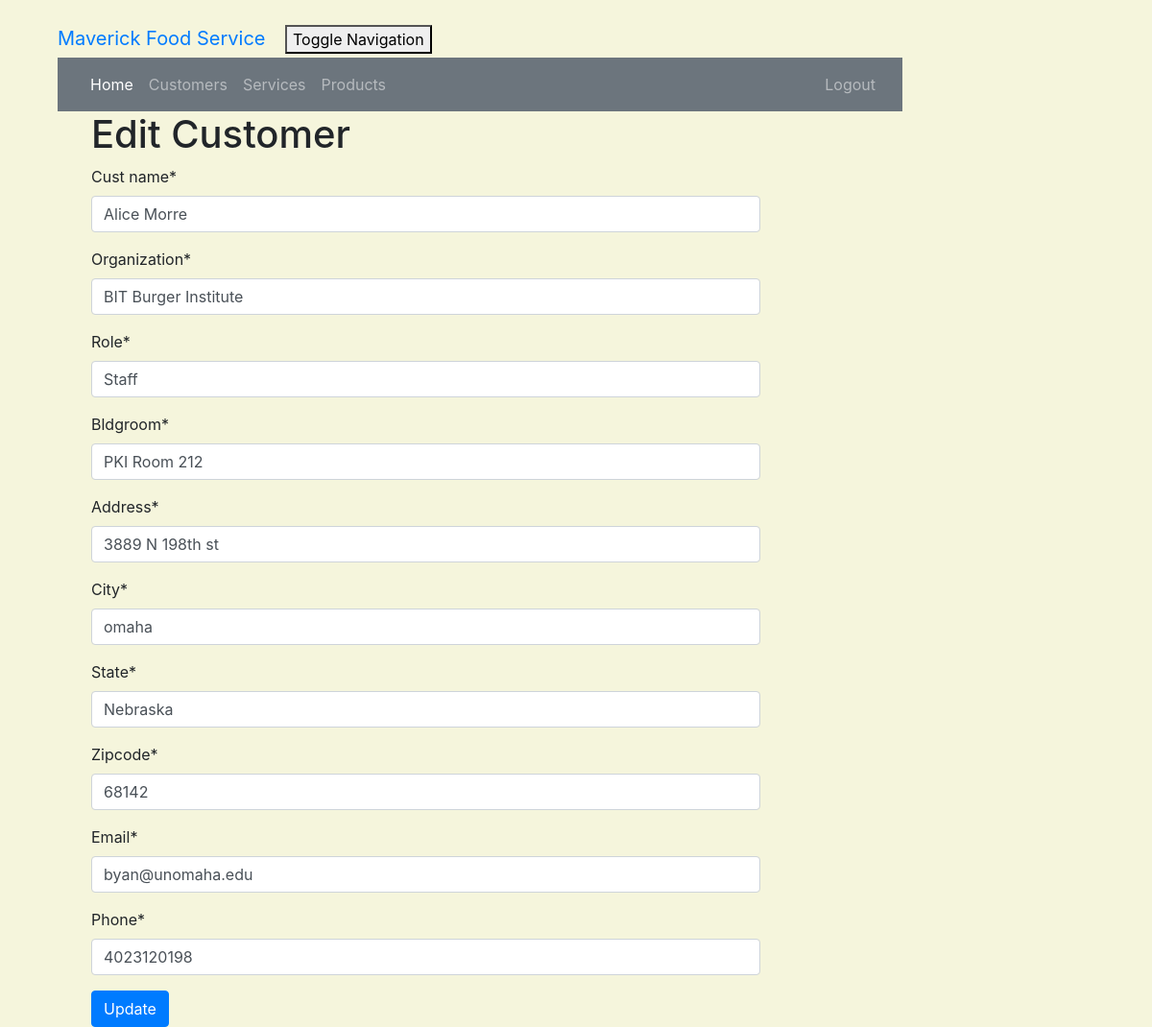
/customer/1/edit/ (signed in), run on the app's committed database.
### crm/models.py (models this page shows, shortened)
class Customer(models.Model):
    cust_name = models.CharField(max_length=50)
    email = models.EmailField(max_length=100)
    phone = models.CharField(max_length=20)
    bldgroom = models.CharField(max_length=100)
    address = models.CharField(max_length=200)
    city = models.CharField(max_length=50)
    state = models.CharField(max_length=50)
    zipcode = models.CharField(max_length=10)
    organization = models.CharField(max_length=100)
    role = models.CharField(max_length=100)

### crm/views.py (the view)
# urls.py: path('customer/<int:pk>/edit/', views.customer_edit, name='customer_edit'),
@login_required
def customer_edit(request, pk):
    customer = get_object_or_404(Customer, pk=pk)
    if request.method == "POST":
        form = CustomerForm(request.POST, instance=customer)
        if form.is_valid():
            customer = form.save(commit=False)
            customer.updated_date = timezone.now()
            customer.save()
            customer = Customer.objects.filter()
            return render(request, 'crm/customer_list.html',
                          {'customers': customer})
    else:
        form = CustomerForm(instance=customer)
    return render(request, 'crm/customer_edit.html', {'form': form})

### crm/forms.py
class CustomerForm(forms.ModelForm):
    class Meta:
        model = Customer
        fields = ('cust_name', 'organization', 'role', 'bldgroom', 'address', 'city', 'state', 'zipcode',
                  'email', 'phone')

### crm/templates/crm/customer_edit.html (shortened to what this page needs)
<!DOCTYPE html>
<html lang="en">
{% extends 'crm/base.html' %}
{% load crispy_forms_tags %}
{% block content %}
    <h1>Edit Customer</h1>
    <form method="POST" class="customer-form">{% csrf_token %}
        {{ form|crispy }}
        <button type="submit" class="btn btn-primary">Update</button>
    </form>
{% endblock %}

### crm/static/css/portfolio.css (style rules this page uses)
body { padding-left: 45px; padding-right: 45px; padding-top: 20px; }

### crm/templates/crm/customer_edit.html (style rules this page uses)
body { background-color: beige; }

### data on the page
Customer: cust_name "Alice Morre", organization "BIT Burger Institute", role "Staff", bldgroom "PKI Room 212", address "3889 N 198th st", city "omaha", state "Nebraska", zipcode "68142", email "byan@unomaha.edu", phone "4023120198"
